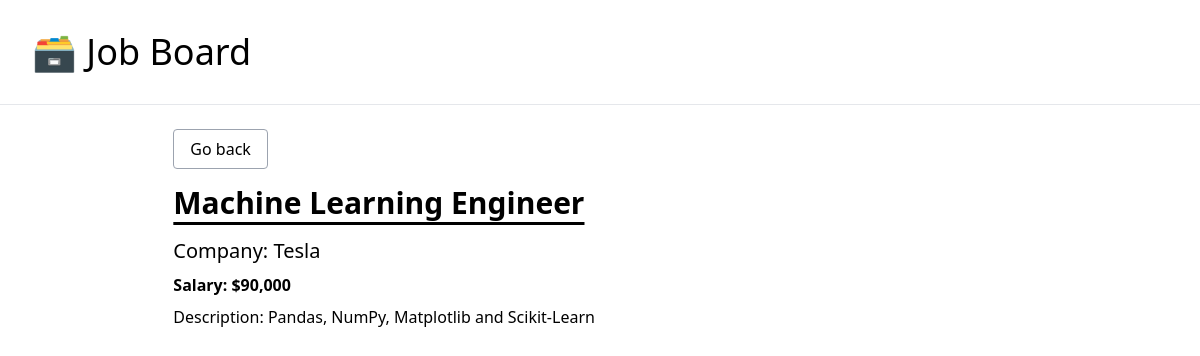
The page /job/5/ on the database its author committed.
### job_board/models.py (models this page shows, shortened)
class JobPosting(models.Model):
	title = models.CharField(max_length=50)
	description = models.TextField()
	company = models.CharField(max_length=100)
	salary = models.IntegerField()
	is_active = models.BooleanField(default=False)

### job_board/views.py (the view)
# urls.py: path('job/<int:pk>/', job_detail, name='job-detail'),
def job_detail(request, pk):
	job_posting = get_object_or_404(JobPosting, pk=pk, is_active=True)
	context = {
		'posting': job_posting
	}
	return render(request, 'job_board/detail.html', context)

### job_board/templates/job_board/detail.html
{% extends 'job_board/_base.html' %}
{% load humanize %}
{% block content %}
<div class="w-10/12 mx-auto">
    <p class="pb-6"><a href="{% url 'home' %}" class="border border-gray-400 rounded px-4 py-2 hover:bg-gray-200">Go back</a></p>
    <h1 class="text-3xl font-semibold pb-4 underline underline-offset-8">{{posting.title}}</h1>
    <p class="pb-2 text-xl">Company: {{posting.company}}</p>
    <p class="pb-2 font-semibold">Salary: ${{posting.salary|intcomma}}</p>
    <p>Description: {{posting.description}}</p>
</div>
{% endblock content %}

### rows shown on the page
JobPosting: title "Machine Learning Engineer", company "Tesla", salary "90,000", description "Pandas, NumPy, Matplotlib and Scikit-Learn"
